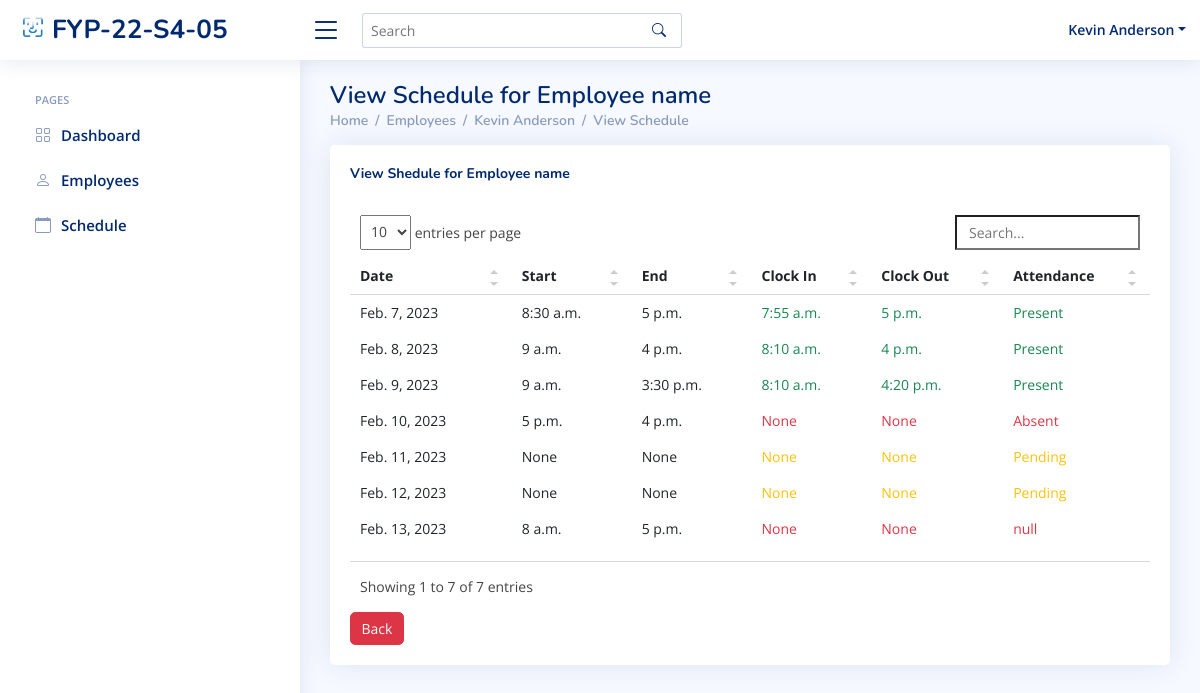
Before: /HR/Employee/Schedule/8/ (signed in) with the older database file.
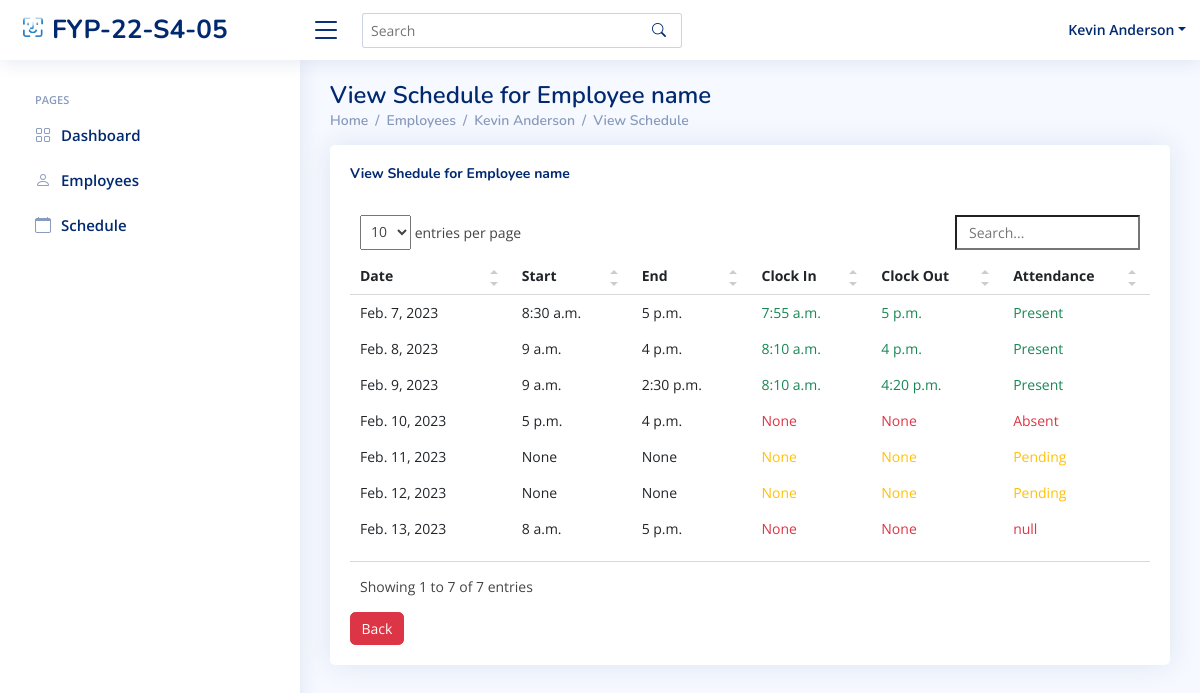
After: the same page with the newer database file.
### index/models.py (models this page shows, shortened)
class WorkSchedule(models.Model):
	WorkSchedule_id = models.BigAutoField(primary_key=True)
	Employee = models.ForeignKey(Employee,on_delete=models.DO_NOTHING)
	InTime = models.TimeField(max_length=256, null=True, blank=True)
	OutTime = models.TimeField(max_length=256, null=True, blank=True)
	Mark = models.CharField(max_length=256,null=True)
	StartDate = models.DateField()
	StartTime = models.TimeField(null=True)
	EndTime = models.TimeField(null=True)
	class Meta:
		db_table = 'WorkSchedule'

### index/views/HR.py (the view)
# urls.py: path('HR/Employee/Schedule/<int:Editempid>/', HR.Employee_View_Schedule, name='EmployeeSchedule'),
def Employee_View_Schedule(request,Editempid):
	if 'Employee_ID' in request.session:
		currentEmployee = Employee.objects.get(Employee_ID=request.session['Employee_ID'])
		Emp = Employee.objects.get(Employee_ID=Editempid)
		Emp_Atten = WorkSchedule.objects.filter(Employee_id=Editempid).filter(StartDate__lte=currentDate).order_by('StartDate')
		context={
		'Employee_ID': currentEmployee.Employee_ID,
		'Job_Title': currentEmployee.Job_Title,
		'Full_Name': currentEmployee.Full_Name,
		"Emp_id" :Emp.Employee_ID,
		'Name' : Emp.Full_Name,
		'AttenData':Emp_Atten,
		}
		return render(request, 'HR/employees-view-schedule.html',context)

### templates/HR/employees-view-schedule.html (shortened to what this page needs)
{% extends "index/base.html" %}
{% load static %}
{% block content %}
{% include 'HR/HR_base.html'%}
  <main id="main" class="main">
    <div class="pagetitle">
      <h1>View Schedule for Employee name</h1>
      <nav>
        <ol class="breadcrumb">
          <li class="breadcrumb-item"><a href="{% url 'HR_home' %}">Home</a></li>
          <li class="breadcrumb-item "><a href="{% url 'EmployeesPage' %}">Employees</a></li>
          <li class="breadcrumb-item"><a href="javascript:" onclick='setGetParameter( "{{ Emp_id}} ")'>{{ Name }}</a></li>
            <li class="breadcrumb-item active"><a href="{% url 'EmployeeSchedule' Emp_id %}">View Schedule</a></li>
        </ol>
      </nav>
    </div>
    <section class="section">
      <div class="row">
        <div class="col-lg-12">
          <div class="card recent-sales overflow-auto">
            <div class="card-body">
              <div class="col-lg-12 align-items-center justify-content-center card-title">
                <h5 class="float-start"><b>View Shedule for Employee name</b></h5>
                <br>
              </div>
              <table class="table table-borderless datatable">
                <thead>
                  <tr>
                    <th scope="col">Date</th>
                    <th scope="col">Start</th>
                    <th scope="col">End</th>
                    <th scope="col">Clock In</th>
                    <th scope="col">Clock Out</th>
                    <th scope="col">Attendance</th>
                  </tr>
                </thead>
                <tbody id="bodyitem">
                  {% for Atten in AttenData %}
                  <tr onclick="document.location ='{% url 'EmployeeStatus' Emp_id %}'">
                    <td>{{ Atten.StartDate }}</td>
                    <td>{{ Atten.StartTime }}</td>
                    <td>{{ Atten.EndTime }}</td>
                    {% if Atten.Mark in 'Present' %}
                    <td class="text-success">{{ Atten.InTime }}</td>
                    <td class="text-success">{{ Atten.OutTime }}</td>
                    <td class="text-success">{{ Atten.Mark }}</td>
                    {% elif Atten.Mark in 'Late' %}
                    <td class="text-danger">{{ Atten.InTime }}</td>
                    <td class="text-success">{{ Atten.OutTime }}</td>
                    <td class="text-danger">{{ Atten.Mark }}</td>
                    {% elif Atten.Mark in 'leave early' %}
                    <td class="text-success">{{ Atten.InTime }}</td>
                    <td class="text-danger">{{ Atten.OutTime }}</td>
                    <td class="text-danger">{{ Atten.Mark }}</td>
                    {% elif Atten.Mark in 'Pending' %}
                    <td class="text-warning">{{ Atten.InTime }}</td>
                    <td class="text-warning">{{ Atten.OutTime }}</td>
                    <td class="text-warning">{{ Atten.Mark }}</td>
                    {% else %}
                    <td class="text-danger">{{ Atten.InTime }}</td>
                    <td class="text-danger">{{ Atten.OutTime }}</td>
                    <td class="text-danger">{{ Atten.Mark }}</td>
                    {% endif %}
                  </tr>
                  {% endfor %}
                </tbody>
              </table>
                <button onclick='setGetParameter( "{{ Emp_id}} ")' class="btn btn-danger" >Back</button>
            </div>
          </div>
        </div>
      </div>
    </section>
  </main>
{% endblock content %}

Changed rows visible on the page:
changed WorkSchedule "Feb. 9, 2023": EndTime "3:30 p.m." → "2:30 p.m."
